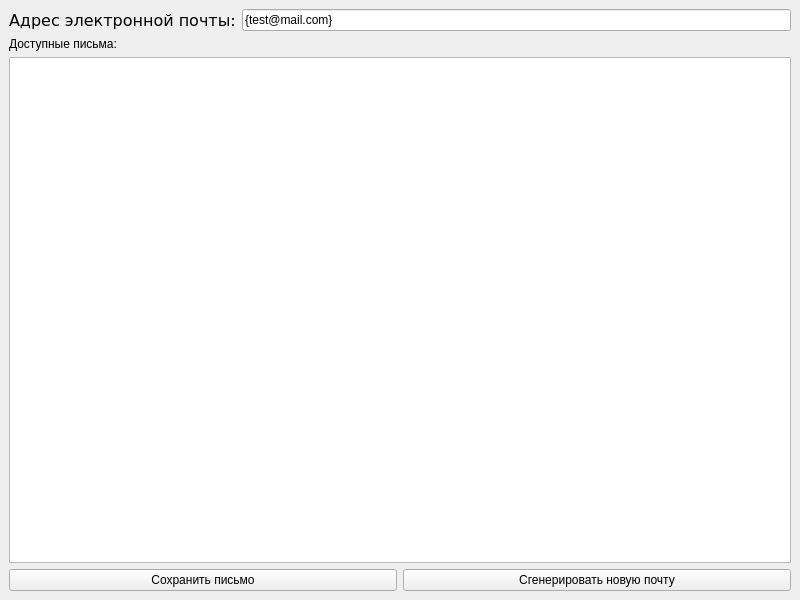
<?xml version="1.0" encoding="UTF-8"?>
<ui version="4.0">
 <class>MainWindow</class>
 <widget class="QMainWindow" name="MainWindow">
  <property name="geometry">
   <rect>
    <x>0</x>
    <y>0</y>
    <width>800</width>
    <height>600</height>
   </rect>
  </property>
  <property name="windowTitle">
   <string>Главная</string>
  </property>
  <property name="styleSheet">
   <string notr="true"/>
  </property>
  <widget class="QWidget" name="CW">
   <property name="styleSheet">
    <string notr="true">QWidget {
	font: 12pt &quot;Verdana&quot;;
}
</string>
   </property>
   <layout class="QGridLayout" name="gridLayout">
    <item row="0" column="0">
     <layout class="QVBoxLayout" name="VL">
      <item>
       <layout class="QHBoxLayout" name="Info">
        <item>
         <widget class="QLabel" name="MailIndex">
          <property name="font">
           <font>
            <family>Verdana</family>
            <pointsize>12</pointsize>
            <italic>false</italic>
            <bold>false</bold>
           </font>
          </property>
          <property name="text">
           <string>Адрес электронной почты:</string>
          </property>
         </widget>
        </item>
        <item>
         <widget class="QLineEdit" name="Mail">
          <property name="text">
           <string>{test@mail.com}</string>
          </property>
          <property name="readOnly">
           <bool>true</bool>
          </property>
         </widget>
        </item>
       </layout>
      </item>
      <item>
       <widget class="QLabel" name="AvailableLetters">
        <property name="text">
         <string>Доступные письма:</string>
        </property>
       </widget>
      </item>
      <item>
       <widget class="QListWidget" name="Letters"/>
      </item>
      <item>
       <layout class="QHBoxLayout" name="ControlPanel">
        <item>
         <widget class="QPushButton" name="SaveLatter">
          <property name="text">
           <string>Сохранить письмо</string>
          </property>
         </widget>
        </item>
        <item>
         <widget class="QPushButton" name="GenerateMail">
          <property name="text">
           <string>Сгенерировать новую почту</string>
          </property>
         </widget>
        </item>
       </layout>
      </item>
     </layout>
    </item>
   </layout>
  </widget>
 </widget>
 <resources/>
 <connections/>
</ui>
